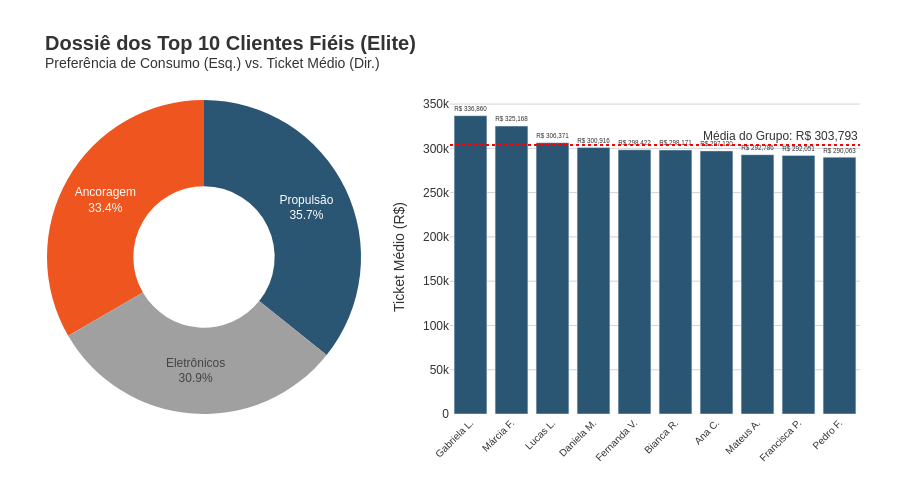

The notebook cell saved with this chart:
### Markdown cell above
### 1.5.1 - Quem são os clientes Fiéis?

### Code cell
# ==========================================
# DATA PROCESSING
# ==========================================

query_categories = """
-- Table names clarification:
-- df_sales: Represents sales_2023_2024.csv.
-- df_products: Represents produtos_raw.csv (Camada Bronze).

WITH DeduplicatedProducts AS (
    SELECT 
        code AS product_id,
        CASE 
            WHEN LOWER(REPLACE(CAST(actual_category AS VARCHAR), ' ', '')) LIKE '%ele%' THEN 'eletrônicos'
            WHEN LOWER(REPLACE(CAST(actual_category AS VARCHAR), ' ', '')) LIKE '%anc%' 
              OR LOWER(REPLACE(CAST(actual_category AS VARCHAR), ' ', '')) LIKE '%enc%' THEN 'ancoragem'
            WHEN LOWER(REPLACE(CAST(actual_category AS VARCHAR), ' ', '')) LIKE '%prop%' THEN 'propulsão'
            ELSE 'outros' 
        END AS standardized_category,
        ROW_NUMBER() OVER(PARTITION BY code ORDER BY name) AS row_num
    FROM df_products
),
CleanProducts AS (
    SELECT product_id, standardized_category
    FROM DeduplicatedProducts
    WHERE row_num = 1
),
base_data AS (
    SELECT 
        s.id_client, 
        s.id as sell_id, 
        s.total, 
        s.qtd,
        p.standardized_category AS actual_category
    FROM df_sales s
    INNER JOIN CleanProducts p ON s.id_product = p.product_id
),
customer_metrics AS (
    SELECT id_client,
           SUM(total) / NULLIF(COUNT(DISTINCT sell_id), 0) AS average_ticket,
           COUNT(DISTINCT actual_category) AS category_diversity
    FROM base_data
    GROUP BY id_client
),
top_10_elite AS (
    SELECT id_client
    FROM customer_metrics
    WHERE category_diversity >= 3
    -- Desempate pelo id_cliente conforme regra do desafio
    ORDER BY average_ticket DESC, id_client ASC 
    LIMIT 10
)
SELECT b.actual_category, SUM(b.qtd) AS total_items_sold
FROM base_data b
INNER JOIN top_10_elite t ON b.id_client = t.id_client
GROUP BY b.actual_category
ORDER BY total_items_sold DESC;
"""

query_tickets = """
-- Table names clarification:
-- df_sales: Represents sales_2023_2024.csv.
-- df_products: Represents produtos_raw.csv.
-- df_clients: Represents clientes_crm.json.

WITH DeduplicatedProducts AS (
    SELECT 
        code AS product_id,
        CASE 
            WHEN LOWER(REPLACE(CAST(actual_category AS VARCHAR), ' ', '')) LIKE '%ele%' THEN 'eletrônicos'
            WHEN LOWER(REPLACE(CAST(actual_category AS VARCHAR), ' ', '')) LIKE '%anc%' 
              OR LOWER(REPLACE(CAST(actual_category AS VARCHAR), ' ', '')) LIKE '%enc%' THEN 'ancoragem'
            WHEN LOWER(REPLACE(CAST(actual_category AS VARCHAR), ' ', '')) LIKE '%prop%' THEN 'propulsão'
            ELSE 'outros' 
        END AS standardized_category,
        ROW_NUMBER() OVER(PARTITION BY code ORDER BY name) AS row_num
    FROM df_products
),
CleanProducts AS (
    SELECT product_id, standardized_category
    FROM DeduplicatedProducts
    WHERE row_num = 1
),
base_data AS (
    SELECT s.id_client, s.id as sell_id, s.total, p.standardized_category AS actual_category
    FROM df_sales s
    INNER JOIN CleanProducts p ON s.id_product = p.product_id
),
customer_metrics AS (
    SELECT 
        c.full_name AS raw_client_name,
        b.id_client,
        SUM(b.total) / NULLIF(COUNT(DISTINCT b.sell_id), 0) AS average_ticket,
        COUNT(DISTINCT b.actual_category) AS category_diversity
    FROM base_data b
    INNER JOIN df_clients c ON b.id_client = c.code
    GROUP BY c.full_name, b.id_client
)
SELECT raw_client_name, average_ticket
FROM customer_metrics
WHERE category_diversity >= 3
-- Desempate pelo id_cliente ascendente garantido
ORDER BY average_ticket DESC, id_client ASC
LIMIT 10;
"""

df_categories = duckdb.query(query_categories).df()
df_tickets = duckdb.query(query_tickets).df()

if not df_categories.empty:
    top_category = df_categories.iloc[0]
    
    # Extrai as variáveis dinamicamente
    category_name = str(top_category['actual_category']).upper()
    total_items = int(top_category['total_items_sold'])

    print("\n" + "="*75)
    print("QUESTÃO 5.2 - Validação ")
    print("="*75 + "\n")
    
    print(f">> A categoria mais vendida foi a {category_name}, "
          f"com um total absoluto de {total_items} itens comprados.\n")
    
    print("-" * 75)
    print("RESUMO DO INDICADOR:")
    print("Este volume reflete exclusivamente o padrão de consumo do grupo restrito")
    print("de 10 clientes classificados como 'Elite' (carteira filtrada pelo maior")
    print("Ticket Médio histórico e com diversidade de produtos adquiridos igual ou superior")
    print("a 3 categorias distintas).")
    print("="*75 + "\n")
# ==========================================
# VISUALIZATION
# ==========================================

if not df_categories.empty and not df_tickets.empty:
    
    # --- Transformação de Apresentação (Nome Enxuto) ---
    def format_short_name(full_name):
        parts = str(full_name).strip().split()
        if len(parts) > 1:
            # Retorna o Primeiro Nome + A primeira letra do último sobrenome com ponto
            return f"{parts[0]} {parts[-1][0]}." 
        return full_name

    # Aplica a regra para criar a coluna que irá para o gráfico
    df_tickets['client_name'] = df_tickets['raw_client_name'].apply(format_short_name)

    
    fig = go.Figure()

    fig.add_trace(go.Pie(
        labels=df_categories['actual_category'].str.title(),
        values=df_categories['total_items_sold'],
        hole=.45,
        domain=dict(x=[0, 0.4]),
        marker_colors=['rgb(42, 86, 116)', 'rgb(239, 85, 30)', 'rgb(160, 160, 160)'],
        hovertemplate="<b>%{label}</b><br>Itens: %{value}<br>Fatia: %{percent}<extra></extra>",
        textinfo='label+percent',
        textposition='inside'
    ))

    fig.add_trace(go.Bar(
        x=df_tickets['client_name'], 
        y=df_tickets['average_ticket'],
        marker_color='rgb(42, 86, 116)',
        text=df_tickets['average_ticket'],
        texttemplate='R$ %{text:,.0f}',
        textposition='outside',
        hovertemplate="<b>%{customdata}</b><br>Ticket Médio: R$ %{y:,.2f}<extra></extra>",
        customdata=df_tickets['raw_client_name'],
        xaxis='x',
        yaxis='y'
    ))

    media_grupo = df_tickets['average_ticket'].mean()

    fig.update_layout(
        title_text="<b>Dossiê dos Top 10 Clientes Fiéis (Elite)</b><br><sup>Preferência de Consumo (Esq.) vs. Ticket Médio (Dir.)</sup>",
        title_font=dict(size=20, color="#333333"),
        font=dict(family="Arial", size=12, color="#333333"),
        plot_bgcolor="white",
        showlegend=False,
        margin=dict(t=100, b=40, l=40, r=40),
        height=500,
        
        xaxis=dict(
            domain=[0.5, 1.0], 
            title="", 
            tickangle=-45, 
            showgrid=False,
            tickfont=dict(size=10)
        ),
        
        yaxis=dict(title="Ticket Médio (R$)", showgrid=True, gridcolor='lightgrey')
    )

    fig.add_hline(y=media_grupo, line_dash="dot", line_color="red", 
                  annotation_text=f"Média do Grupo: R$ {media_grupo:,.0f}", 
                  annotation_position="top right")

    fig.show()

else:
    print("Nenhum cliente atendeu aos critérios de Elite definidos.")

### Figure 1 — Plotly figure (JSON) as saved in the notebook; plotly's stock layout.template omitted (floating-point values rounded to 4 significant figures)
{"data": [{"domain": {"x": [0, 0.4]}, "hole": 0.45, "hovertemplate": "<b>%{label}</b><br>Itens: %{value}<br>Fatia: %{percent}<extra></extra>", "labels": ["Propulsão", "Ancoragem", "Eletrônicos"], "marker": {"colors": ["rgb(42, 86, 116)", "rgb(239, 85, 30)", "rgb(160, 160, 160)"]}, "textinfo": "label+percent", "textposition": "inside", "type": "pie", "values": [6030.0, 5632.0, 5214.0]}, {"customdata": ["Gabriela Barros Lacerda", "Márcia Figueiredo", "Lucas Guedes Cunha Lopes", "Daniela Borges Vieira Farias Mendonça", "Fernanda Azevedo Soares Nunes Vieira", "Bianca Rodrigues", "Ana Silva Costa Farias Coelho", "Mateus Antunes", "Francisca Ribeiro Pinheiro", "Pedro Freitas"], "hovertemplate": "<b>%{customdata}</b><br>Ticket Médio: R$ %{y:,.2f}<extra></extra>", "marker": {"color": "rgb(42, 86, 116)"}, "text": [336900.0, 325200.0, 306400.0, 300900.0, 298400.0, 298200.0, 297100.0, 292800.0, 292100.0, 290100.0], "textposition": "outside", "texttemplate": "R$ %{text:,.0f}", "type": "bar", "x": ["Gabriela L.", "Márcia F.", "Lucas L.", "Daniela M.", "Fernanda V.", "Bianca R.", "Ana C.", "Mateus A.", "Francisca P.", "Pedro F."], "xaxis": "x", "y": [336900.0, 325200.0, 306400.0, 300900.0, 298400.0, 298200.0, 297100.0, 292800.0, 292100.0, 290100.0], "yaxis": "y"}], "layout": {"annotations": [{"showarrow": false, "text": "Média do Grupo: R$ 303,793", "x": 1, "xanchor": "right", "xref": "x domain", "y": 303800.0, "yanchor": "bottom", "yref": "y"}], "font": {"color": "#333333", "family": "Arial", "size": 12}, "height": 500, "margin": {"b": 40, "l": 40, "r": 40, "t": 100}, "plot_bgcolor": "white", "shapes": [{"line": {"color": "red", "dash": "dot"}, "type": "line", "x0": 0, "x1": 1, "xref": "x domain", "y0": 303800.0, "y1": 303800.0, "yref": "y"}], "showlegend": false, "title": {"font": {"color": "#333333", "size": 20}, "text": "<b>Dossiê dos Top 10 Clientes Fiéis (Elite)</b><br><sup>Preferência de Consumo (Esq.) vs. Ticket Médio (Dir.)</sup>"}, "xaxis": {"domain": [0.5, 1], "showgrid": false, "tickangle": -45, "tickfont": {"size": 10}, "title": {"text": ""}}, "yaxis": {"gridcolor": "lightgrey", "showgrid": true, "title": {"text": "Ticket Médio (R$)"}}}}
